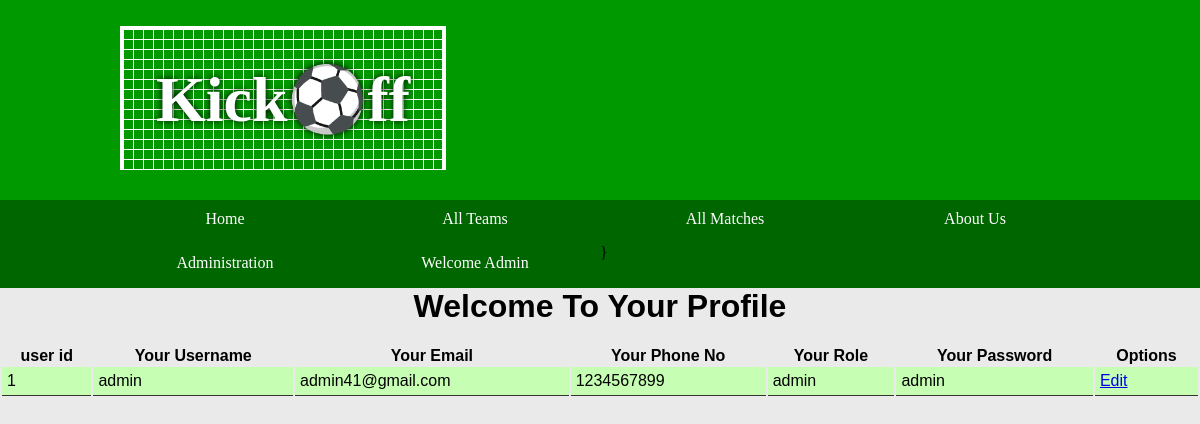
The app's page /profile.php (signed in) with its own data.
### tables this page shows
CREATE TABLE IF NOT EXISTS `users` (
  `user_id` int(200) NOT NULL AUTO_INCREMENT,
  `username` varchar(200) NOT NULL,
  `email` varchar(200) NOT NULL,
  `phone_no` varchar(200) NOT NULL,
  `user_role` varchar(200) NOT NULL,
  `password` varchar(200) NOT NULL,
  PRIMARY KEY (`user_id`)
);

### profile.php (the view, shortened to what this page needs)
<?php
include "includes/db.php";
include "includes/header.php";
?>
<?php
include "includes/navigation.php"; ?>
<center><h1>Welcome To Your Profile</h1></center>
 <?php
  $curr_user_id = $_SESSION['s_id'];
                        if (isset($_GET['source'])) {
                            $source = $_GET['source'];
                        }
                        else {
                            $source = "";
                        }
                        switch ($source) {
                            default: ?>
                                <table class="table table-bordered table-hover">
                                <thead>
                                    <tr>
                                        <th>user id</th>
                                        <th>Your Username</th>
                                        <th>Your Email</th>
                                        <th>Your Phone No</th>
                                        <th>Your Role</th>
                                        <th>Your Password</th>
                                        <th>Options</th>
                                    </tr>
                                </thead>
                                <tbody>
                                    <?php
                                        $query = "SELECT *  FROM  users where user_id = $curr_user_id";
                                        $select_user = mysqli_query($connection,$query);
                                        while($row = mysqli_fetch_assoc($select_user)) {
                                            $user_id = $row['user_id'];
                                            $username = $row['username'];
                                            $email = $row['email'];
                                            $phone_no = $row['phone_no'];
                                            $user_role = $row['user_role'];
                                            $password = $row['password'];
                                        if ($select_user == TRUE) {
                                     ?>
                                    <tr>
                                        <td><?php echo $user_id ?></td>
                                        <td><?php echo $username ?></td>
                                        <td><?php echo $email ?></td>
                                        <td><?php echo $phone_no ?></td>
                                        <td><?php echo $user_role ?></td>
                                        <td><?php echo $password ?></td>
                              <?php echo "<td><a href='profile.php?source=edit_user&user_id=$user_id'>Edit</a></td>"; ?>
                                    </tr>
                                    <?php } }?>
                                </tbody>
                                </table><?php
                                break;
                        }
                        ?>

### css/styles.css (style rules this page uses)
* { margin: 0; padding: 0; }
html { font-family: 'Oxygen-Regular', verdana, sans-serif; }
body { background-color: #eaeaea; }
table tr:nth-child(odd) td { background-color: #c6ffb3; }
table { width: 100%; margin-top: 20px; }
td { padding: 5px; border-bottom: 1px solid #333; }

### records on screen
users: user_id "1", username "admin", email "admin41@gmail.com", phone_no "1234567899", user_role "admin", password "admin"

### other values on screen
$_SESSION['s_username'] "Admin"
